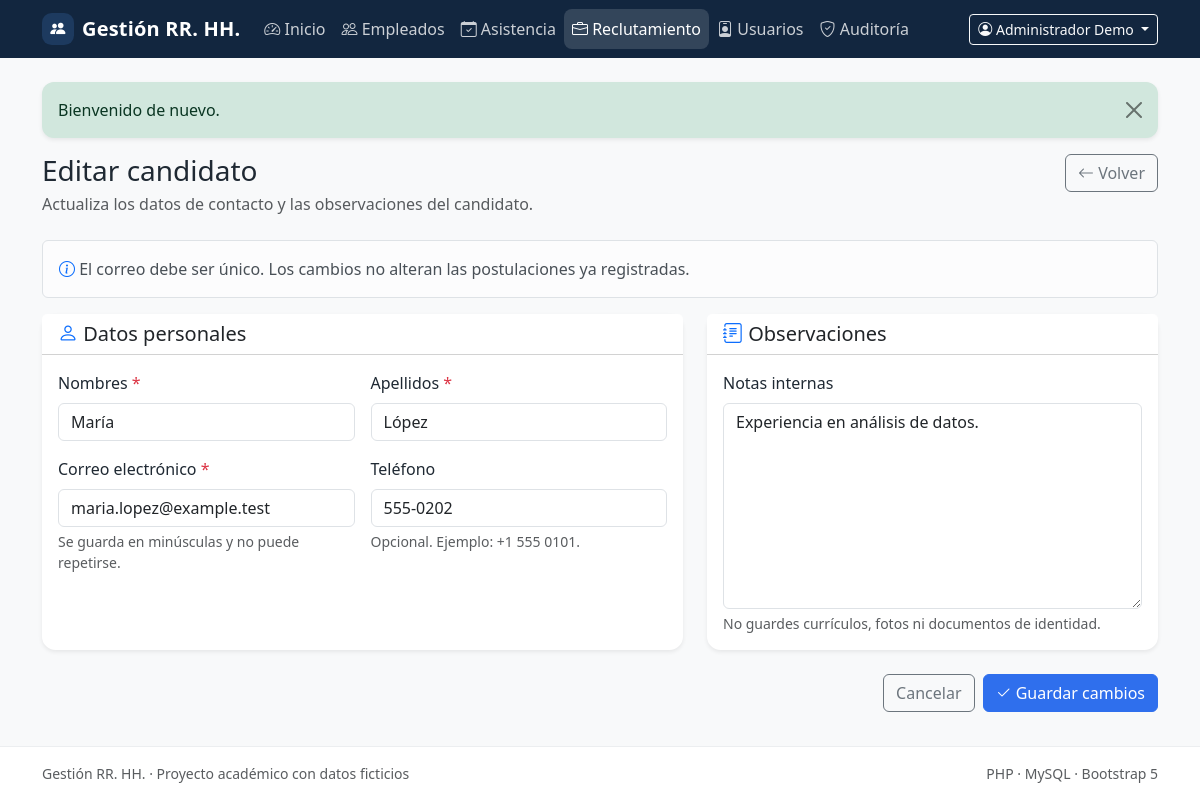
Page /candidates/2/edit (signed in) on the committed database.
### tables this page shows
CREATE TABLE IF NOT EXISTS users (
    id BIGINT UNSIGNED NOT NULL AUTO_INCREMENT,
    name VARCHAR(120) NOT NULL,
    email VARCHAR(190) NOT NULL,
    password_hash VARCHAR(255) NOT NULL,
    password_changed_at DATETIME(6) NULL,
    role ENUM('admin', 'hr') NOT NULL DEFAULT 'hr',
    is_active TINYINT(1) NOT NULL DEFAULT 1,
    last_login_at DATETIME NULL,
    created_at TIMESTAMP NOT NULL DEFAULT CURRENT_TIMESTAMP,
    updated_at TIMESTAMP NOT NULL DEFAULT CURRENT_TIMESTAMP ON UPDATE CURRENT_TIMESTAMP,
    PRIMARY KEY (id),
    UNIQUE KEY uq_users_email (email),
    KEY idx_users_role_active (role, is_active)
);

CREATE TABLE IF NOT EXISTS candidates (
    id BIGINT UNSIGNED NOT NULL AUTO_INCREMENT,
    first_name VARCHAR(80) NOT NULL,
    last_name VARCHAR(80) NOT NULL,
    email VARCHAR(190) NOT NULL,
    phone VARCHAR(30) NULL,
    notes TEXT NULL,
    created_by BIGINT UNSIGNED NULL,
    updated_by BIGINT UNSIGNED NULL,
    created_at TIMESTAMP NOT NULL DEFAULT CURRENT_TIMESTAMP,
    updated_at TIMESTAMP NOT NULL DEFAULT CURRENT_TIMESTAMP ON UPDATE CURRENT_TIMESTAMP,
    PRIMARY KEY (id),
    UNIQUE KEY uq_candidates_email (email),
    KEY idx_candidates_name (last_name, first_name),
    CONSTRAINT fk_candidates_created_by
        FOREIGN KEY (created_by) REFERENCES users (id)
        ON UPDATE CASCADE ON DELETE SET NULL,
    CONSTRAINT fk_candidates_updated_by
        FOREIGN KEY (updated_by) REFERENCES users (id)
        ON UPDATE CASCADE ON DELETE SET NULL
);

### src/Modules/Recruitment/Views/candidates/form.php (the view, shortened to what the rows shown need)
<div class="d-flex flex-wrap justify-content-between align-items-start gap-3 mb-4">
    <div>
        <h1 class="h3 mb-1"><?= $isEdit ? 'Editar candidato' : 'Nuevo candidato' ?></h1>
    </div>
</div>
<form method="post" action="<?= e($formAction) ?>" novalidate>
    <div class="row g-4">
        <div class="col-12 col-xl-7">
            <div class="card border-0 shadow-sm h-100">
                <div class="card-header bg-white">
                    <h2 class="h5 mb-0"><i class="bi bi-person text-primary"></i> Datos personales</h2>
                </div>
                <div class="card-body">
                    <div class="row g-3">
                        <div class="col-12 col-md-6">
                            <label for="first_name" class="form-label">Nombres <span class="text-danger">*</span></label>
                            <input type="text" class="form-control <?= isset($errors['first_name']) ? 'is-invalid' : '' ?>"
                                   id="first_name" name="first_name" maxlength="80"
                                   value="<?= e(old('first_name', (string) ($candidate['first_name'] ?? ''))) ?>"
                                   autocomplete="given-name" required>
                        </div>
                        <div class="col-12 col-md-6">
                            <label for="last_name" class="form-label">Apellidos <span class="text-danger">*</span></label>
                            <input type="text" class="form-control <?= isset($errors['last_name']) ? 'is-invalid' : '' ?>"
                                   id="last_name" name="last_name" maxlength="80"
                                   value="<?= e(old('last_name', (string) ($candidate['last_name'] ?? ''))) ?>"
                                   autocomplete="family-name" required>
                        </div>
                        <div class="col-12 col-md-6">
                            <label for="email" class="form-label">Correo electrónico <span class="text-danger">*</span></label>
                            <input type="email" class="form-control <?= isset($errors['email']) ? 'is-invalid' : '' ?>"
                                   id="email" name="email" maxlength="190"
                                   value="<?= e(old('email', (string) ($candidate['email'] ?? ''))) ?>"
                                   autocomplete="email" required>
                            <div class="form-text">Se guarda en minúsculas y no puede repetirse.</div>
                        </div>
                        <div class="col-12 col-md-6">
                            <label for="phone" class="form-label">Teléfono</label>
                            <input type="tel" class="form-control <?= isset($errors['phone']) ? 'is-invalid' : '' ?>"
                                   id="phone" name="phone" maxlength="30"
                                   value="<?= e(old('phone', (string) ($candidate['phone'] ?? ''))) ?>"
                                   autocomplete="tel">
                            <div class="form-text">Opcional. Ejemplo: +1 555 0101.</div>
                        </div>
                    </div>
                </div>
            </div>
        </div>
        <div class="col-12 col-xl-5">
            <div class="card border-0 shadow-sm h-100">
                <div class="card-header bg-white">
                    <h2 class="h5 mb-0"><i class="bi bi-journal-text text-primary"></i> Observaciones</h2>
                </div>
                <div class="card-body">
                    <label for="notes" class="form-label">Notas internas</label>
                    <textarea class="form-control <?= isset($errors['notes']) ? 'is-invalid' : '' ?>"
                              id="notes" name="notes" rows="8" maxlength="1000"
                              placeholder="Experiencia, disponibilidad u otros datos relevantes."><?= e(old('notes', (string) ($candidate['notes'] ?? ''))) ?></textarea>
                    <div class="form-text">No guardes currículos, fotos ni documentos de identidad.</div>
                </div>
            </div>
        </div>
    </div>
</form>

### src/Shared/Views/layouts/app.php (shortened to what the rows shown need)
<!doctype html>
<html lang="es">
<head>
    <link href="https://cdn.jsdelivr.net/npm/bootstrap@5.3.3/dist/css/bootstrap.min.css" rel="stylesheet">
    <link href="https://cdn.jsdelivr.net/npm/bootstrap-icons@1.11.3/font/bootstrap-icons.min.css" rel="stylesheet">
    <link href="<?= e(asset('css/app.css')) ?>" rel="stylesheet">
</head>
<body class="bg-body-tertiary d-flex flex-column min-vh-100">
<nav class="navbar navbar-expand-lg navbar-dark app-navbar">
    <div class="container">
        <div class="collapse navbar-collapse" id="mainNavigation">
            <?php if ($currentUser !== null): ?>
                <div class="dropdown">
                    <button class="btn btn-sm btn-outline-light dropdown-toggle" type="button"
                            data-bs-toggle="dropdown" aria-expanded="false">
                        <i class="bi bi-person-circle"></i>
                        <?= e((string) $currentUser['name']) ?>
                    </button>
                </div>
            <?php endif; ?>
        </div>
    </div>
</nav>
<main class="flex-grow-1 py-4">
    <div class="container">
        <?php require __DIR__ . '/../partials/flash.php'; ?>
        <?= $content ?>
    </div>
</main>
</body>
</html>

### rows in the picture
users: name "Administrador Demo"
candidates: first_name "María", last_name "López", email "maria.lopez@example.test", phone "555-0202", notes "Experiencia en análisis de datos."

### other values in the picture
$appName "Gestión RR. HH."
$item['label'] "Inicio"
$item['label'] "Empleados"
$item['label'] "Asistencia"
$item['label'] "Reclutamiento"
$item['label'] "Usuarios"
$item['label'] "Auditoría"
$message['message'] "Bienvenido de nuevo."
